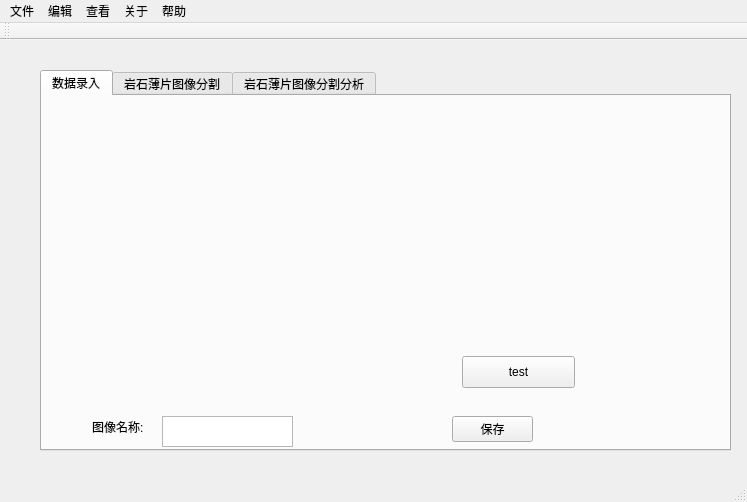
<?xml version="1.0" encoding="UTF-8"?>
<ui version="4.0">
 <class>MainWindow</class>
 <widget class="QMainWindow" name="MainWindow">
  <property name="geometry">
   <rect>
    <x>0</x>
    <y>0</y>
    <width>747</width>
    <height>502</height>
   </rect>
  </property>
  <property name="windowTitle">
   <string>MainWindow</string>
  </property>
  <widget class="QWidget" name="centralwidget">
   <widget class="QWidget" name="verticalLayoutWidget">
    <property name="geometry">
     <rect>
      <x>40</x>
      <y>30</y>
      <width>691</width>
      <height>381</height>
     </rect>
    </property>
    <layout class="QVBoxLayout" name="verticalLayout">
     <item>
      <widget class="QTabWidget" name="tabWidget">
       <property name="currentIndex">
        <number>0</number>
       </property>
       <widget class="QWidget" name="tab">
        <attribute name="title">
         <string>数据录入</string>
        </attribute>
        <widget class="QLabel" name="label">
         <property name="geometry">
          <rect>
           <x>20</x>
           <y>30</y>
           <width>621</width>
           <height>271</height>
          </rect>
         </property>
         <property name="text">
          <string/>
         </property>
        </widget>
        <widget class="QPushButton" name="pushButton">
         <property name="geometry">
          <rect>
           <x>410</x>
           <y>320</y>
           <width>81</width>
           <height>26</height>
          </rect>
         </property>
         <property name="text">
          <string>保存</string>
         </property>
        </widget>
        <widget class="QTextEdit" name="textEdit">
         <property name="geometry">
          <rect>
           <x>120</x>
           <y>320</y>
           <width>131</width>
           <height>31</height>
          </rect>
         </property>
        </widget>
        <widget class="QLabel" name="label_2">
         <property name="geometry">
          <rect>
           <x>50</x>
           <y>310</y>
           <width>61</width>
           <height>41</height>
          </rect>
         </property>
         <property name="text">
          <string>图像名称:</string>
         </property>
        </widget>
        <widget class="QPushButton" name="pushButton_2">
         <property name="geometry">
          <rect>
           <x>420</x>
           <y>260</y>
           <width>113</width>
           <height>32</height>
          </rect>
         </property>
         <property name="text">
          <string>test</string>
         </property>
        </widget>
       </widget>
       <widget class="QWidget" name="tab_2">
        <attribute name="title">
         <string>岩石薄片图像分割</string>
        </attribute>
        <widget class="QComboBox" name="comboBox">
         <property name="geometry">
          <rect>
           <x>90</x>
           <y>10</y>
           <width>191</width>
           <height>21</height>
          </rect>
         </property>
         <item>
          <property name="text">
           <string>img_1</string>
          </property>
         </item>
        </widget>
        <widget class="QLabel" name="label_3">
         <property name="geometry">
          <rect>
           <x>20</x>
           <y>10</y>
           <width>60</width>
           <height>16</height>
          </rect>
         </property>
         <property name="text">
          <string>选择图片：</string>
         </property>
        </widget>
        <widget class="QLabel" name="selectedImg">
         <property name="geometry">
          <rect>
           <x>20</x>
           <y>60</y>
           <width>311</width>
           <height>251</height>
          </rect>
         </property>
         <property name="text">
          <string/>
         </property>
        </widget>
        <widget class="QPushButton" name="segButton">
         <property name="geometry">
          <rect>
           <x>310</x>
           <y>10</y>
           <width>81</width>
           <height>26</height>
          </rect>
         </property>
         <property name="text">
          <string>分割</string>
         </property>
        </widget>
        <widget class="QTextEdit" name="textEdit_2">
         <property name="geometry">
          <rect>
           <x>420</x>
           <y>10</y>
           <width>131</width>
           <height>31</height>
          </rect>
         </property>
        </widget>
        <widget class="QLabel" name="joinOutLabel">
         <property name="geometry">
          <rect>
           <x>340</x>
           <y>60</y>
           <width>311</width>
           <height>251</height>
          </rect>
         </property>
         <property name="text">
          <string/>
         </property>
        </widget>
       </widget>
       <widget class="QWidget" name="tab_3">
        <attribute name="title">
         <string>岩石薄片图像分割分析</string>
        </attribute>
        <widget class="QLabel" name="label_4">
         <property name="geometry">
          <rect>
           <x>10</x>
           <y>20</y>
           <width>60</width>
           <height>16</height>
          </rect>
         </property>
         <property name="text">
          <string>分割</string>
         </property>
        </widget>
        <widget class="QPushButton" name="segButton_2">
         <property name="geometry">
          <rect>
           <x>290</x>
           <y>20</y>
           <width>81</width>
           <height>26</height>
          </rect>
         </property>
         <property name="text">
          <string>分析</string>
         </property>
        </widget>
        <widget class="QComboBox" name="comboBox_2">
         <property name="geometry">
          <rect>
           <x>80</x>
           <y>20</y>
           <width>191</width>
           <height>21</height>
          </rect>
         </property>
        </widget>
        <widget class="QLabel" name="label_calImg">
         <property name="geometry">
          <rect>
           <x>20</x>
           <y>70</y>
           <width>311</width>
           <height>251</height>
          </rect>
         </property>
         <property name="text">
          <string/>
         </property>
        </widget>
        <widget class="QLabel" name="selectedImg_3">
         <property name="geometry">
          <rect>
           <x>350</x>
           <y>100</y>
           <width>71</width>
           <height>21</height>
          </rect>
         </property>
         <property name="text">
          <string>面孔率为：</string>
         </property>
        </widget>
        <widget class="QLabel" name="label_parm1">
         <property name="geometry">
          <rect>
           <x>420</x>
           <y>100</y>
           <width>131</width>
           <height>21</height>
          </rect>
         </property>
         <property name="text">
          <string/>
         </property>
        </widget>
       </widget>
      </widget>
     </item>
    </layout>
   </widget>
  </widget>
  <widget class="QStatusBar" name="statusbar"/>
  <widget class="QMenuBar" name="menuBar">
   <property name="geometry">
    <rect>
     <x>0</x>
     <y>0</y>
     <width>747</width>
     <height>24</height>
    </rect>
   </property>
   <widget class="QMenu" name="menu">
    <property name="title">
     <string>文件</string>
    </property>
    <addaction name="actionopen"/>
    <addaction name="actionsave"/>
   </widget>
   <widget class="QMenu" name="menu_2">
    <property name="title">
     <string>关于</string>
    </property>
    <addaction name="actionversion"/>
    <addaction name="actioninfo"/>
   </widget>
   <widget class="QMenu" name="menu_3">
    <property name="title">
     <string>编辑</string>
    </property>
   </widget>
   <widget class="QMenu" name="menu_4">
    <property name="title">
     <string>查看</string>
    </property>
   </widget>
   <widget class="QMenu" name="menu_5">
    <property name="title">
     <string>帮助</string>
    </property>
   </widget>
   <addaction name="menu"/>
   <addaction name="menu_3"/>
   <addaction name="menu_4"/>
   <addaction name="menu_2"/>
   <addaction name="menu_5"/>
  </widget>
  <widget class="QToolBar" name="toolBar">
   <property name="windowTitle">
    <string>toolBar</string>
   </property>
   <attribute name="toolBarArea">
    <enum>TopToolBarArea</enum>
   </attribute>
   <attribute name="toolBarBreak">
    <bool>false</bool>
   </attribute>
  </widget>
  <action name="actionNew">
   <property name="text">
    <string>文件</string>
   </property>
   <property name="toolTip">
    <string>New</string>
   </property>
  </action>
  <action name="action1">
   <property name="text">
    <string>1</string>
   </property>
   <property name="toolTip">
    <string>1</string>
   </property>
  </action>
  <action name="actionopen">
   <property name="text">
    <string>打开</string>
   </property>
  </action>
  <action name="actionsave">
   <property name="text">
    <string>保存</string>
   </property>
  </action>
  <action name="actionversion">
   <property name="text">
    <string>version</string>
   </property>
  </action>
  <action name="actioninfo">
   <property name="text">
    <string>info</string>
   </property>
  </action>
 </widget>
 <resources/>
 <connections>
  <connection>
   <sender>actionopen</sender>
   <signal>triggered()</signal>
   <receiver>MainWindow</receiver>
   <slot>openFile()</slot>
   <hints>
    <hint type="sourcelabel">
     <x>-1</x>
     <y>-1</y>
    </hint>
    <hint type="destinationlabel">
     <x>373</x>
     <y>250</y>
    </hint>
   </hints>
  </connection>
  <connection>
   <sender>comboBox_2</sender>
   <signal>currentIndexChanged(QString)</signal>
   <receiver>MainWindow</receiver>
   <slot>refreshAnaImg()</slot>
   <hints>
    <hint type="sourcelabel">
     <x>212</x>
     <y>115</y>
    </hint>
    <hint type="destinationlabel">
     <x>16</x>
     <y>167</y>
    </hint>
   </hints>
  </connection>
  <connection>
   <sender>tabWidget</sender>
   <signal>tabBarClicked(int)</signal>
   <receiver>MainWindow</receiver>
   <slot>refresh()</slot>
   <hints>
    <hint type="sourcelabel">
     <x>79</x>
     <y>74</y>
    </hint>
    <hint type="destinationlabel">
     <x>0</x>
     <y>103</y>
    </hint>
   </hints>
  </connection>
  <connection>
   <sender>comboBox</sender>
   <signal>currentIndexChanged(QString)</signal>
   <receiver>MainWindow</receiver>
   <slot>refreshImg()</slot>
   <hints>
    <hint type="sourcelabel">
     <x>178</x>
     <y>118</y>
    </hint>
    <hint type="destinationlabel">
     <x>-3</x>
     <y>228</y>
    </hint>
   </hints>
  </connection>
  <connection>
   <sender>segButton</sender>
   <signal>clicked()</signal>
   <receiver>MainWindow</receiver>
   <slot>segAndJoin()</slot>
   <hints>
    <hint type="sourcelabel">
     <x>375</x>
     <y>118</y>
    </hint>
    <hint type="destinationlabel">
     <x>11</x>
     <y>175</y>
    </hint>
   </hints>
  </connection>
  <connection>
   <sender>pushButton</sender>
   <signal>clicked()</signal>
   <receiver>MainWindow</receiver>
   <slot>saveImg()</slot>
   <hints>
    <hint type="sourcelabel">
     <x>485</x>
     <y>428</y>
    </hint>
    <hint type="destinationlabel">
     <x>511</x>
     <y>473</y>
    </hint>
   </hints>
  </connection>
  <connection>
   <sender>segButton_2</sender>
   <signal>clicked()</signal>
   <receiver>MainWindow</receiver>
   <slot>calParm()</slot>
   <hints>
    <hint type="sourcelabel">
     <x>350</x>
     <y>130</y>
    </hint>
    <hint type="destinationlabel">
     <x>19</x>
     <y>204</y>
    </hint>
   </hints>
  </connection>
 </connections>
 <slots>
  <slot>saveImg()</slot>
  <slot>openFile()</slot>
  <slot>refresh()</slot>
  <slot>refreshImg()</slot>
  <slot>segAndJoin()</slot>
  <slot>calParm()</slot>
  <slot>refreshAnaImg()</slot>
 </slots>
</ui>
